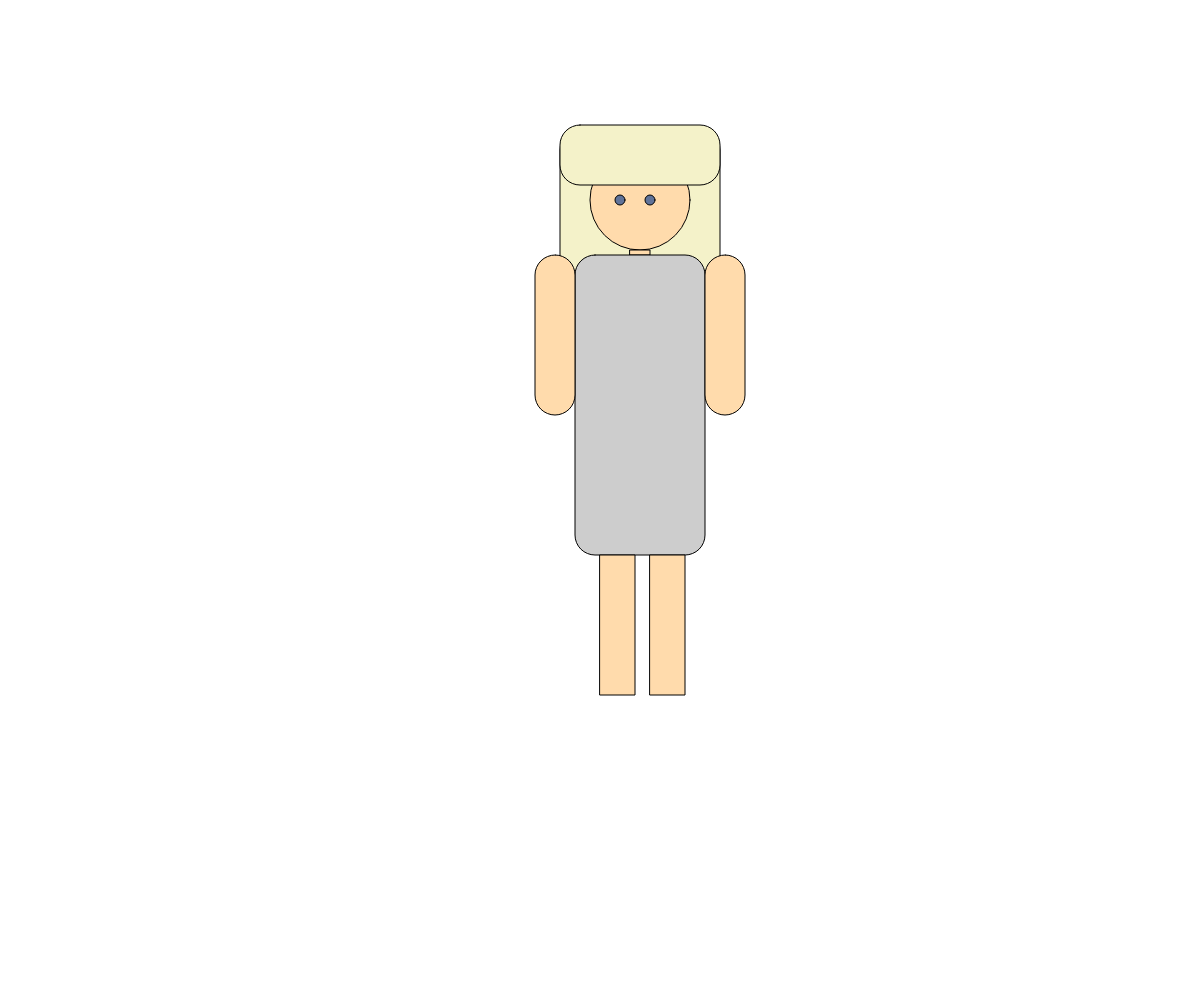
Frame 1 (no input)
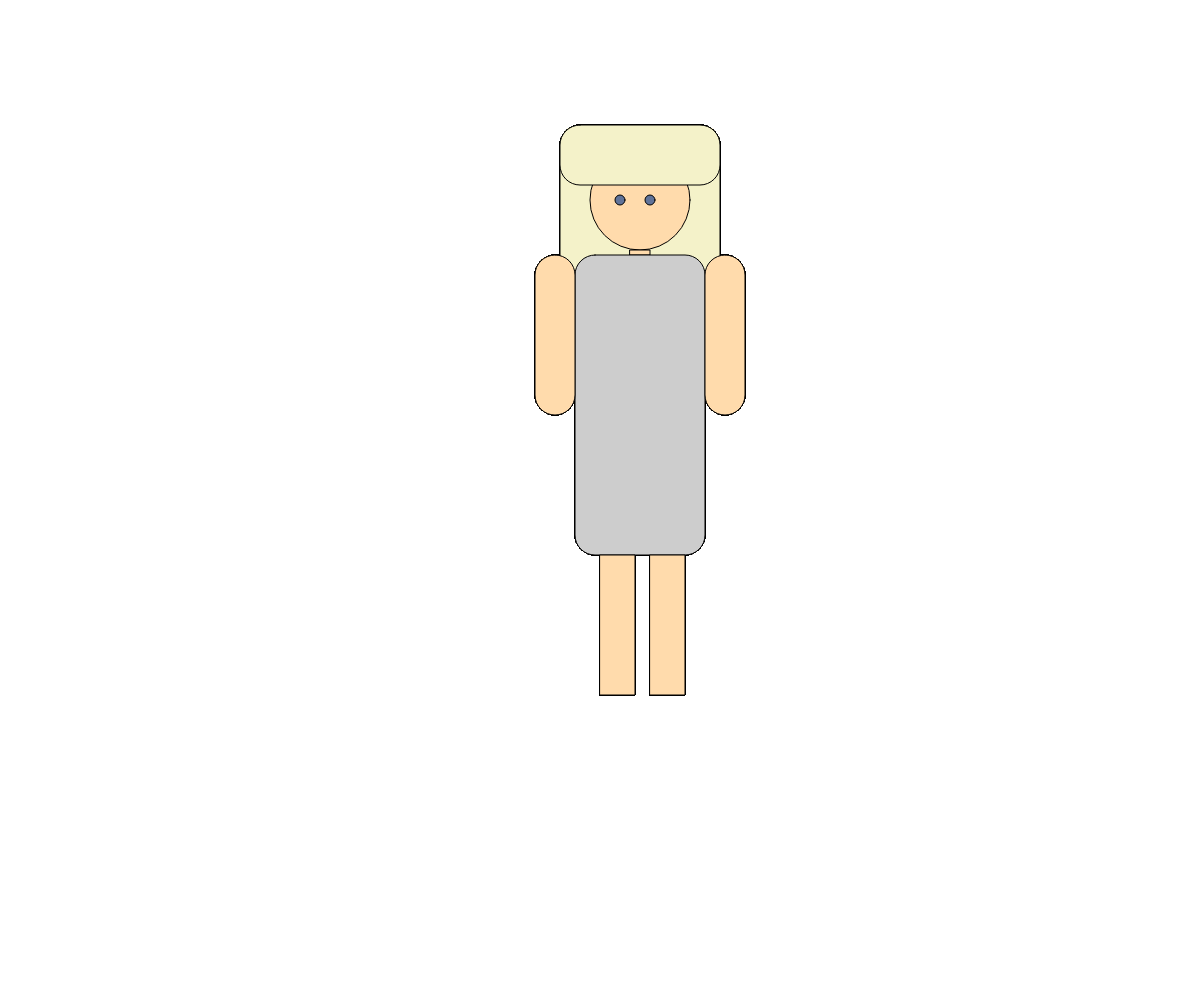
Frame 60 (no input)
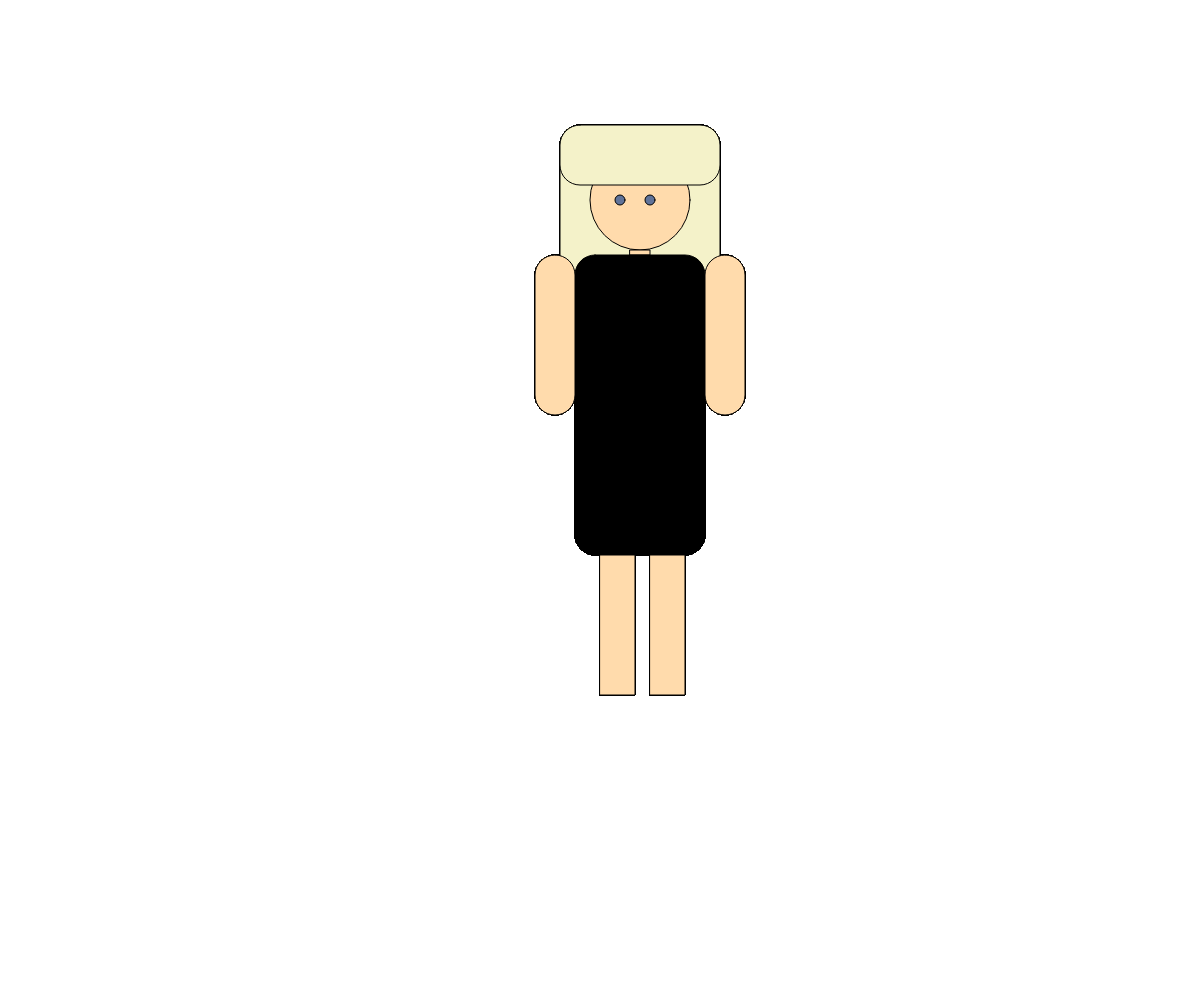
Frame 120 (the mouse pressed at the canvas centre since frame 60)

The p5.js sketch that drew these frames (run headless with seeded random() and noise() and a simulated clock; from frame 60 on, the mouse is pressed at the canvas centre):

// p5.js sketch
// ── sketch.js
let value = (207, 197, 205);

function setup() {
  // put setup code here
  createCanvas(windowWidth, windowHeight);

}

function draw() {
  // put drawing code here

  //hair2
  fill(244, 242, 201);
  rect(560, 130, 160, 150, 20);

  // head
  fill(255, 219, 172);
  ellipse(640, 200, 100, 100);

  // neck
  fill(255, 219, 172);
  rect(630, 250, 20, 5);

  // body
  fill(value);
  rect(575, 255, 130, 300, 20);

  // larm
  fill(255, 219, 172);
  rect(535, 255, 40, 160, 20);

  //rarm
  fill(255, 219, 172);
  rect(705, 255, 40, 160, 20);


  //lleg
  fill(255, 219, 172);
  rect(600, 555, 35, 140);


  //rleg
  fill(255, 219, 172);
  rect(650, 555, 35, 140);


  //leye
  fill(96, 115, 153);
ellipse(620, 200, 10, 10);

//reye
fill(96, 115, 153);
    ellipse(650, 200, 10, 10);

  //hair1
fill(244, 242, 201);
  rect(560, 125, 160, 60, 20);

}

function mousePressed() {
if (value === (207, 197, 205)) {
  value = 0;
} else {
  value = (207, 197, 205);
}
}
